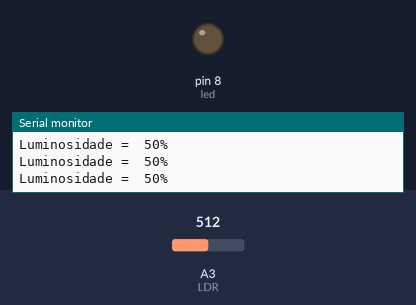
Recording of a sketch running on a simulated Arduino Uno, built with avr-gcc and run on an emulated ATmega328P. Shown: output pins drawn as LEDs (lit = HIGH), the last lines printed to the serial monitor. The test bench sets the inputs (shaded band); at power-on: A3 (LDR) = 512.

Above: at 1.2 s.
1.3 s: A3 (LDR) set to 316
2.8 s: A3 (LDR) set to 292
At 4.1 s:
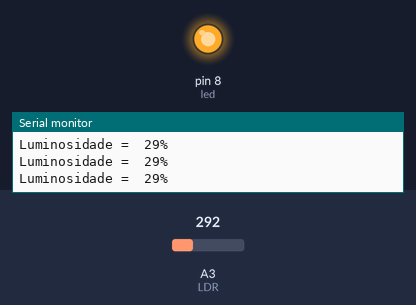
4.4 s: A3 (LDR) set to 511
At 5.0 s:
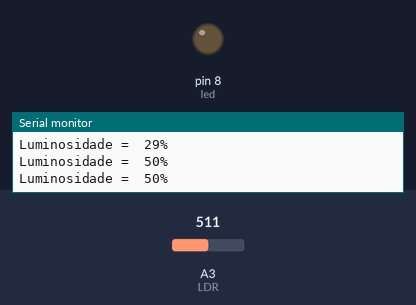
6.0 s: A3 (LDR) set to 306
At 6.8 s:
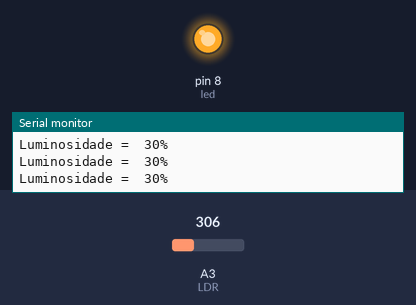
Timing chart, 0 to 9.0 s (numbered marks = the images above; inputs shaded):
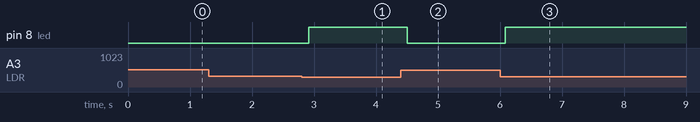

Measured:
- the behaviour switches between 308 and 307 on A3 (LDR) (found by bisection; images 0 and 1)
- after the input at 2.8 s, pin 8 (led): LOW → HIGH after 0.12 s
- after the input at 4.4 s, pin 8 (led): HIGH → LOW after 0.10 s
- after the input at 6.0 s, pin 8 (led): LOW → HIGH after 0.09 s

The sketch:

Automacao_LED_LDR.ino
```cpp
#define LDR A3
#define led 8

float luminosidade;
float amostra;

void setup()
{
Serial.begin(9600);

pinMode(led,OUTPUT);
digitalWrite(led,LOW);

}

void loop()
{
amostra = 0;

for(int i = 0;i<100;i++)
{
  luminosidade = analogRead(LDR);
  luminosidade = (luminosidade / 1024)*100;

  amostra = amostra + luminosidade;

}

amostra = amostra/100;

Serial.print("Luminosidade =  ");
Serial.print(amostra,0);
Serial.print("%\n");

if(amostra < 30)
digitalWrite(led,HIGH);
else
digitalWrite(led,LOW);

delay(250);

}
```
